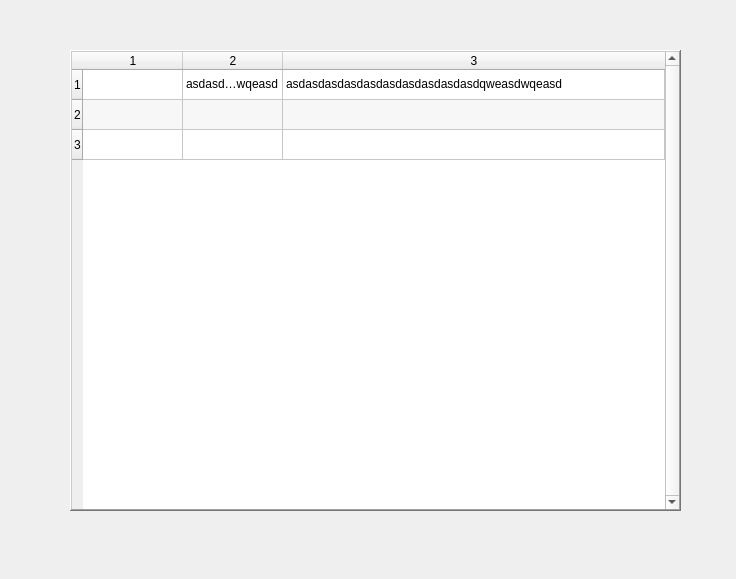
<?xml version="1.0" encoding="UTF-8"?>
<ui version="4.0">
 <class>Form</class>
 <widget class="QWidget" name="Form">
  <property name="geometry">
   <rect>
    <x>0</x>
    <y>0</y>
    <width>736</width>
    <height>579</height>
   </rect>
  </property>
  <property name="windowTitle">
   <string>Form</string>
  </property>
  <widget class="QTableWidget" name="tableWidget">
   <property name="geometry">
    <rect>
     <x>70</x>
     <y>50</y>
     <width>611</width>
     <height>461</height>
    </rect>
   </property>
   <property name="frameShape">
    <enum>QFrame::WinPanel</enum>
   </property>
   <property name="frameShadow">
    <enum>QFrame::Raised</enum>
   </property>
   <property name="verticalScrollBarPolicy">
    <enum>Qt::ScrollBarAlwaysOn</enum>
   </property>
   <property name="sizeAdjustPolicy">
    <enum>QAbstractScrollArea::AdjustToContents</enum>
   </property>
   <property name="alternatingRowColors">
    <bool>true</bool>
   </property>
   <property name="iconSize">
    <size>
     <width>10</width>
     <height>10</height>
    </size>
   </property>
   <property name="textElideMode">
    <enum>Qt::ElideMiddle</enum>
   </property>
   <property name="verticalScrollMode">
    <enum>QAbstractItemView::ScrollPerPixel</enum>
   </property>
   <property name="horizontalScrollMode">
    <enum>QAbstractItemView::ScrollPerPixel</enum>
   </property>
   <property name="showGrid">
    <bool>true</bool>
   </property>
   <property name="gridStyle">
    <enum>Qt::SolidLine</enum>
   </property>
   <property name="sortingEnabled">
    <bool>true</bool>
   </property>
   <property name="wordWrap">
    <bool>true</bool>
   </property>
   <property name="cornerButtonEnabled">
    <bool>true</bool>
   </property>
   <property name="rowCount">
    <number>3</number>
   </property>
   <property name="columnCount">
    <number>3</number>
   </property>
   <attribute name="horizontalHeaderCascadingSectionResizes">
    <bool>true</bool>
   </attribute>
   <attribute name="horizontalHeaderShowSortIndicator" stdset="0">
    <bool>true</bool>
   </attribute>
   <attribute name="horizontalHeaderStretchLastSection">
    <bool>true</bool>
   </attribute>
   <attribute name="verticalHeaderCascadingSectionResizes">
    <bool>true</bool>
   </attribute>
   <attribute name="verticalHeaderShowSortIndicator" stdset="0">
    <bool>true</bool>
   </attribute>
   <attribute name="verticalHeaderStretchLastSection">
    <bool>false</bool>
   </attribute>
   <row/>
   <row/>
   <row/>
   <column/>
   <column/>
   <column/>
   <item row="0" column="1">
    <property name="text">
     <string>asdasdasdasdasdasdasdasdasdasdqweasdwqeasd</string>
    </property>
   </item>
   <item row="0" column="2">
    <property name="text">
     <string>asdasdasdasdasdasdasdasdasdasdqweasdwqeasd</string>
    </property>
   </item>
  </widget>
 </widget>
 <resources/>
 <connections/>
</ui>
